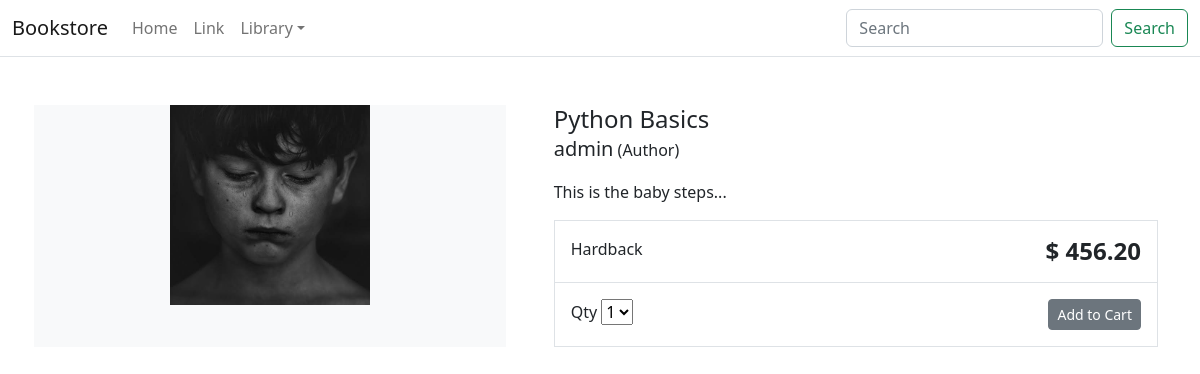
The page /item/python-basics/ on the database its author committed.
### store/models.py (models this page shows, shortened)
class Product(models.Model):
    category = models.ForeignKey(Category, related_name="product", on_delete=models.CASCADE)
    created_by = models.ForeignKey(User, on_delete=models.CASCADE, related_name="product_creator")
    title = models.CharField(max_length=255)
    author = models.CharField(max_length=255, default="admin")
    description = models.TextField(blank=True)
    image = models.ImageField(upload_to="images/")
    slug = models.SlugField(max_length=255)
    price = models.DecimalField(max_digits=5, decimal_places=2)
    in_stock = models.BooleanField(default=True)
    is_active = models.BooleanField(default=True)
    created = models.DateTimeField(auto_now_add=True)
    updated = models.DateTimeField(auto_now=True)
    class Meta:
        verbose_name_plural = "Products"
        ordering = ("-created",)

### store/views.py (the view)
# urls.py: path('item/<slug:slug>/', views.product_detail, name="product_detail"),
def product_detail(request, slug):
    product = get_object_or_404(Product, slug=slug, in_stock=True)
    context={'product':product}
    return render(request, 'store/products/detail.html', context)

### store/models.py (called while the page is built)
    def get_absolute_url(self):
        return reverse('store:category_list', args=[self.slug])

### store/views.py (called while the page is built)
def categories(request):
    return {
        'categories': Category.objects.all()
    }

### templates/store/products/detail.html (shortened to what this page needs)
{% extends "../base.html" %}
{% block content %}
<div class="container">
    <main class="pt-5">
        <div class="row g-3">
            <div class="col-md-5 col-lg-5 order-md-first bg-light">
                <img class="img-fluid mx-auto d-block" width="200px" alt="Responsive image" src="{{ product.image.url }}">
            </div>
            <div class="col-md-7 col-lg-7 ps-md-3 ps-lg-5">
                <h1 class="mb-0 h4">{{product.title}}</h1>
                <p><span class="lead">{{ product.author }}</span> (Author)</p>
                <p>{{ product.description|slice:":355" }}...</p>
                <div class="border">
                    <div class="col border-bottom">
                        <div class="row p-3">
                            <div class="col-6">Hardback</div>
                            <div class="col-6 text-end"><span class="h4 fw-bold">$ {{ product.price }}</span></div>
                        </div>
                    </div>
                    <div class="col">
                        <div class="row p-3">
                            <div class="col-6">
                                <label for="select">Qty</label>
                                <select id="select">
                                    <option value="">1</option>
                                </select>
                            </div>
                            <div class="col-6 text-end"><button type="button" class="btn btn-secondary btn-sm">Add to Cart</button></div>
                        </div>
                    </div>
                </div>
            </div>
        </div>
    </main>
</div>
{% endblock %}

### rows shown on the page
Product: image (picture), title "Python Basics", author "admin", description "This is the baby steps", price "456.20"
